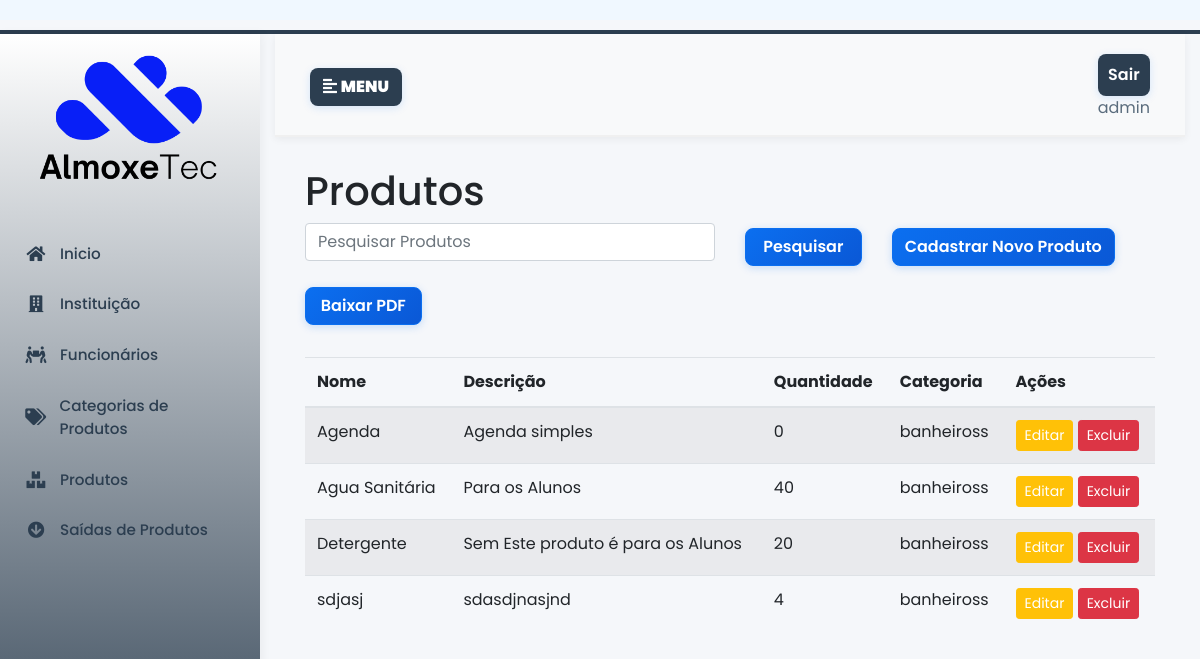
Before: /produtos/ (signed in) with the older database file.
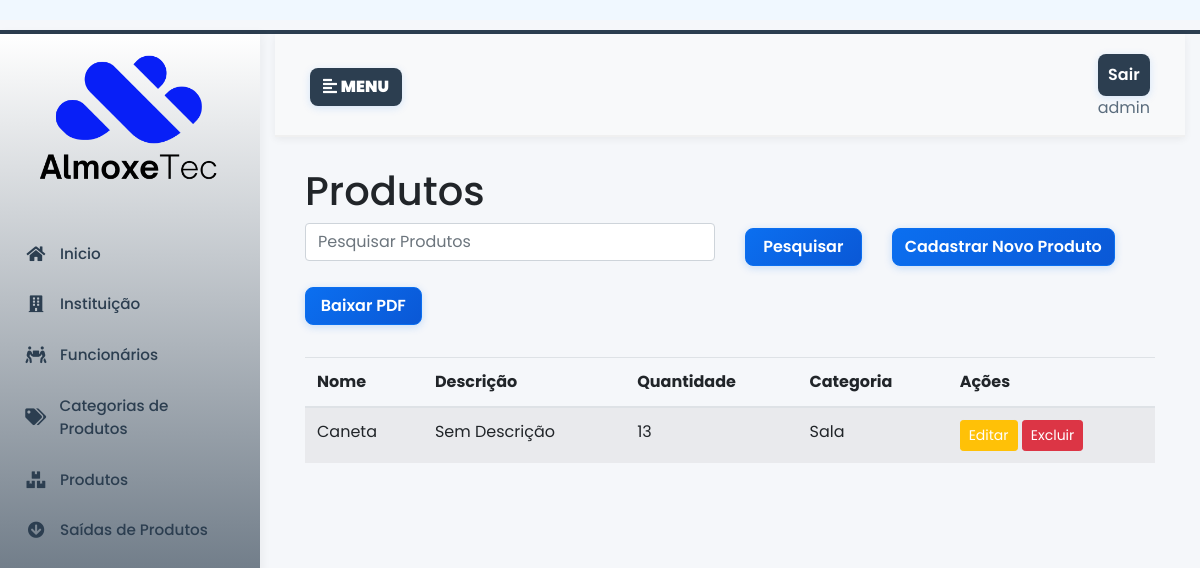
After: the same page with the newer database file.
### almoxarifado/models.py (models this page shows, shortened)
class Produto(models.Model):
    nome = models.CharField(max_length=100, db_index=True)  # Índice para busca
    descricao = models.TextField(blank=True)
    quantidade_estoque = models.PositiveIntegerField(default=0)
    entrada_estoque = models.DateField(auto_now_add=True)
    saida_estoque = models.DateField(null=True, blank=True)
    categoria = models.ForeignKey(CategoriaProduto, on_delete=models.SET_NULL, null=True, blank=True)
    class Meta:
        ordering = ['nome']  # Ordenação padrão
        indexes = [
            models.Index(fields=['categoria', 'nome']),  # Índice composto
        ]

class CategoriaProduto(models.Model):
    produtos = models.ManyToManyField('Produto', related_name='categorias', blank=True)
    nome = models.CharField(max_length=100, unique=True)
    descricao = models.TextField(blank=True)

### almoxarifado/views/produtos.py (the view)
# urls.py: path('produtos/', views.listar_produtos, name='listar_produtos'),
@login_required
def listar_produtos(request):
    q = request.GET.get('q', '').strip()
    produtos = Produto.objects.select_related('categoria').all()  # Otimizado
    if q:
        produtos = produtos.filter(Q(nome__icontains=q))
    paginator = Paginator(produtos, 10)  # 10 produtos por página
    page_number = request.GET.get('page')
    page_obj = paginator.get_page(page_number)
    return render(request, 'produtos/lista.html', {'produtos': page_obj, 'page_obj': page_obj})

### almoxarifado/templates/produtos/lista.html (shortened to what this page needs)
{% extends 'base.html' %} {% load static %}
{% block content %}
    <h1>Produtos</h1>
    <div>
        <form method="get">
  <div class="row mb-4">
    <div class="col-md-6 mb-2">
      <input
        type="text"
        name="q"
        class="form-control"
        placeholder="Pesquisar Produtos"
        value="{{ request.GET.q  }}"
      />
    </div>
    <div class="col-lg-2 mb-3">
      <button type="submit" class="btn btn-primary colorprimarybtn">
        Pesquisar
      </button>
    </div>
    <div class="col-lg-3 mb-3">
      <a href="{% url 'add_produto' %}" class="btn btn-primary colorprimarybtn"> Cadastrar Novo Produto </a>
    </div>
    <div class="col-lg-2 mb-2">
      <a href="{% url 'pdf_produtos' %}" class="btn btn-primary colorprimarybtn">Baixar PDF</a>
    </div>
  </div>
</form>
        <table class="table table-striped">
                <thead >
                  <tr>
                    <th>Nome</th>
                    <th>Descrição</th>
                    <th>Quantidade</th>
                    <th>Categoria</th>
                    <th>Ações</th>
                  </tr>
        </thead>
        <tbody>
                  {% for produto in produtos %}
                  <tr>
                    <td>{{ produto.nome }}</td>
                    <td>{{ produto.descricao|default:"Sem descrição" }}</td>
                    <td>{{ produto.quantidade_estoque|default:0 }}</td>
                    <td>{{ produto.categoria.nome|default:"Sem categoria" }}</td>
                    <td>
                      <a href="{% url 'editar-produto' produto.pk %}" class="btn btn-sm btn-warning">Editar</a>
                      <a href="{% url 'excluir-produto' produto.pk %} " class="btn btn-sm btn-danger" onclick="return confirm('Deseja realmente excluir?')">Excluir</a>
                    </td>
                  </tr>
                  {% endfor %}
                </tbody>
              </table>
          </div>
        </div>
    </div>
{% endblock content %}

Changed rows visible on the page:
removed Produto: nome "Agenda", descricao "Agenda simples", quantidade_estoque "0", categoria.nome "banheiross"
removed Produto: nome "Agua Sanitária", descricao "Para os Alunos", quantidade_estoque "40", categoria.nome "banheiross"
removed Produto: nome "Detergente", descricao "Sem Este produto é para os Alunos", quantidade_estoque "20", categoria.nome "banheiross"
removed Produto: nome "sdjasj", descricao "sdasdjnasjnd", quantidade_estoque "4", categoria.nome "banheiross"
added Produto: nome "Caneta", descricao "Sem Descrição", quantidade_estoque "13", categoria.nome "Sala"
